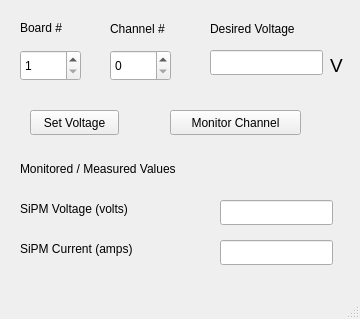
<?xml version="1.0" encoding="UTF-8"?>
<ui version="4.0">
 <class>MainWindow</class>
 <widget class="QMainWindow" name="MainWindow">
  <property name="geometry">
   <rect>
    <x>0</x>
    <y>0</y>
    <width>360</width>
    <height>319</height>
   </rect>
  </property>
  <property name="windowTitle">
   <string>SiPM Power Supply Control</string>
  </property>
  <widget class="QWidget" name="centralwidget">
   <widget class="QSpinBox" name="boardNum">
    <property name="geometry">
     <rect>
      <x>20</x>
      <y>50</y>
      <width>61</width>
      <height>31</height>
     </rect>
    </property>
    <property name="minimum">
     <number>1</number>
    </property>
    <property name="maximum">
     <number>4</number>
    </property>
   </widget>
   <widget class="QPushButton" name="setVolt">
    <property name="geometry">
     <rect>
      <x>30</x>
      <y>110</y>
      <width>89</width>
      <height>25</height>
     </rect>
    </property>
    <property name="text">
     <string>Set Voltage</string>
    </property>
   </widget>
   <widget class="QPushButton" name="monChan">
    <property name="geometry">
     <rect>
      <x>170</x>
      <y>110</y>
      <width>131</width>
      <height>25</height>
     </rect>
    </property>
    <property name="text">
     <string>Monitor Channel</string>
    </property>
   </widget>
   <widget class="QLineEdit" name="measVolt">
    <property name="geometry">
     <rect>
      <x>220</x>
      <y>200</y>
      <width>113</width>
      <height>25</height>
     </rect>
    </property>
    <property name="text">
     <string/>
    </property>
   </widget>
   <widget class="QLineEdit" name="measAmp">
    <property name="geometry">
     <rect>
      <x>220</x>
      <y>240</y>
      <width>113</width>
      <height>25</height>
     </rect>
    </property>
   </widget>
   <widget class="QLabel" name="label">
    <property name="geometry">
     <rect>
      <x>20</x>
      <y>20</y>
      <width>61</width>
      <height>16</height>
     </rect>
    </property>
    <property name="text">
     <string>Board #</string>
    </property>
   </widget>
   <widget class="QLabel" name="label_2">
    <property name="geometry">
     <rect>
      <x>110</x>
      <y>20</y>
      <width>71</width>
      <height>17</height>
     </rect>
    </property>
    <property name="text">
     <string>Channel #</string>
    </property>
   </widget>
   <widget class="QLabel" name="label_3">
    <property name="geometry">
     <rect>
      <x>210</x>
      <y>20</y>
      <width>121</width>
      <height>17</height>
     </rect>
    </property>
    <property name="text">
     <string>Desired Voltage</string>
    </property>
   </widget>
   <widget class="QLabel" name="label_4">
    <property name="geometry">
     <rect>
      <x>330</x>
      <y>50</y>
      <width>67</width>
      <height>31</height>
     </rect>
    </property>
    <property name="minimumSize">
     <size>
      <width>67</width>
      <height>17</height>
     </size>
    </property>
    <property name="styleSheet">
     <string notr="true"/>
    </property>
    <property name="text">
     <string>&lt;html&gt;&lt;head/&gt;&lt;body&gt;&lt;p&gt;&lt;span style=&quot; font-size:14pt;&quot;&gt;V&lt;/span&gt;&lt;/p&gt;&lt;/body&gt;&lt;/html&gt;</string>
    </property>
   </widget>
   <widget class="QLabel" name="label_5">
    <property name="geometry">
     <rect>
      <x>20</x>
      <y>160</y>
      <width>211</width>
      <height>17</height>
     </rect>
    </property>
    <property name="text">
     <string>Monitored / Measured Values</string>
    </property>
   </widget>
   <widget class="QLabel" name="label_6">
    <property name="geometry">
     <rect>
      <x>20</x>
      <y>200</y>
      <width>181</width>
      <height>17</height>
     </rect>
    </property>
    <property name="text">
     <string>SiPM Voltage (volts)</string>
    </property>
   </widget>
   <widget class="QLabel" name="label_7">
    <property name="geometry">
     <rect>
      <x>20</x>
      <y>240</y>
      <width>141</width>
      <height>17</height>
     </rect>
    </property>
    <property name="text">
     <string>SiPM Current (amps)</string>
    </property>
   </widget>
   <widget class="QSpinBox" name="chanNum">
    <property name="geometry">
     <rect>
      <x>110</x>
      <y>50</y>
      <width>61</width>
      <height>31</height>
     </rect>
    </property>
    <property name="maximum">
     <number>7</number>
    </property>
   </widget>
   <widget class="QLineEdit" name="desiredVolt">
    <property name="geometry">
     <rect>
      <x>210</x>
      <y>50</y>
      <width>113</width>
      <height>25</height>
     </rect>
    </property>
   </widget>
  </widget>
  <widget class="QMenuBar" name="menubar">
   <property name="geometry">
    <rect>
     <x>0</x>
     <y>0</y>
     <width>360</width>
     <height>22</height>
    </rect>
   </property>
  </widget>
  <widget class="QStatusBar" name="statusbar"/>
 </widget>
 <resources/>
 <connections/>
</ui>
